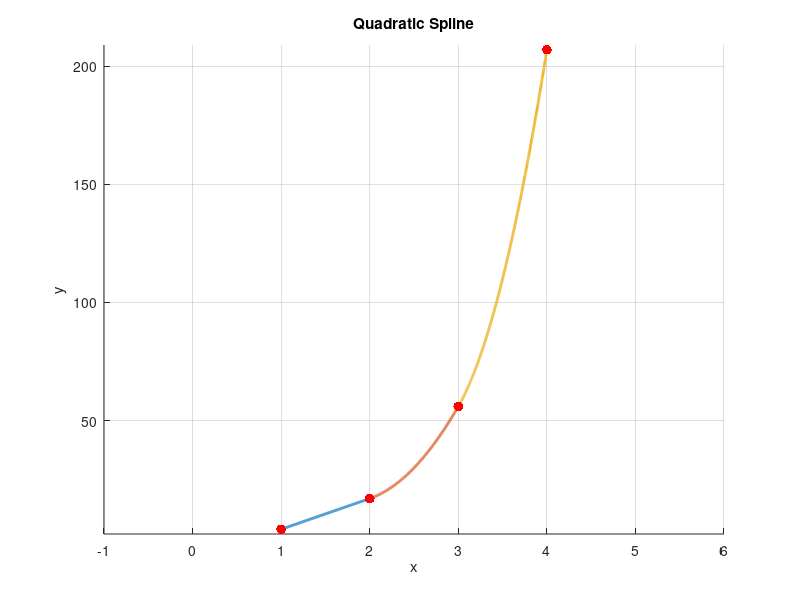

Write MATLAB code to recreate this figure.

x   =   [1 2 3 4];
y   =   [4 17 56 207];
N   =   length(x)-1;
% The unknowns are 3*N with a0=0 "Linear Spline"
% Change initial condition here:
V   =   [0;zeros(3*N-1,1)];

Z   =   zeros(length(V),length(V));

j=1;
f=1;
for i=2:2:2*N    
    Z(i,f:f+2)          =   [x(j)^2 x(j) 1];
    V(i)                =   y(j);
    j                   =   j+1;
    Z(i+1,f:f+2)        =   [x(j)^2 x(j) 1];  
    V(i+1)              =   y(j);
    f                   =   f+3;
end
% Filling Matrix from smoothing condition
j=1;
l=2;
for i=2*N+2:3*N
    
    Z(i,j:j+1)            =   [2*x(l) 1];
    Z(i,j+3:j+4)          =   [-2*x(l) -1];
    j                     =   j+3;
    l                     =   l+1;
end
% Adjusting the value of a1 to be zero "Linear Spline"
Z(1,1)=1;
% Inverting and obtaining the coeffiecients, Plotting
Coeff       =       Z\V;
j=1;
hold on;
for i=1:N
    curve=@(l) Coeff(j)*l.^2+Coeff(j+1)*l+Coeff(j+2);
    ezplot(curve,[x(i),x(i+1)]);
    hndl=get(gca,'Children');
    set(hndl,'LineWidth',2);
    hold on
    j=j+3;
end
scatter(x,y,50,'r','filled')
grid on;
xlim([min(x)-2 max(x)+2]);
ylim([min(y)-2 max(y)+2]);
xlabel('x');
ylabel('y');
title('Quadratic Spline')
test = reshape(Coeff,[N,3])
















